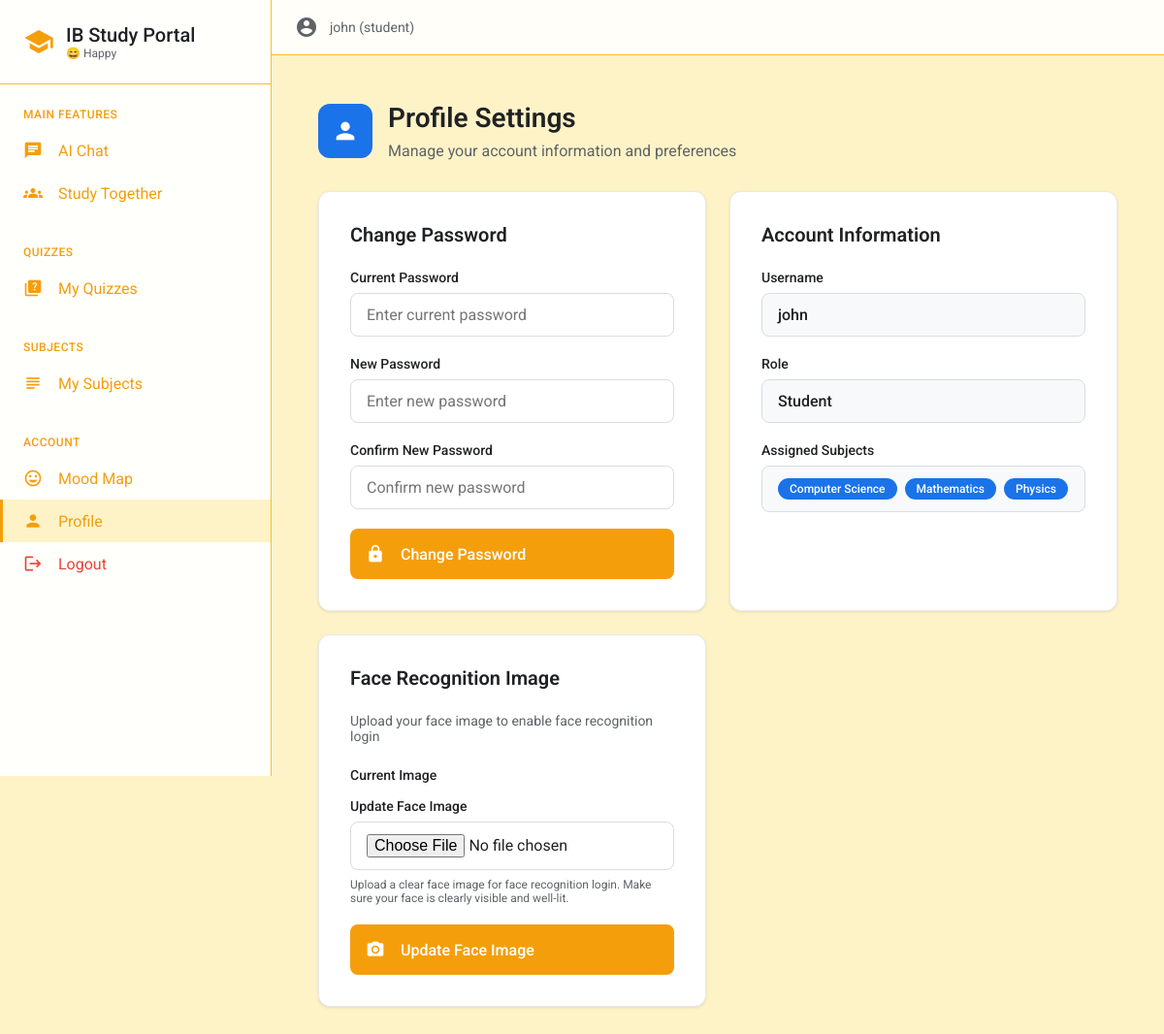
/profile (signed in), run on the app's committed database.
### tables this page shows
CREATE TABLE users (id INTEGER PRIMARY KEY AUTOINCREMENT,username TEXT UNIQUE NOT NULL,password_hash TEXT NOT NULL,role TEXT NOT NULL DEFAULT 'student',face_image TEXT, grade TEXT);

CREATE TABLE subjects (id INTEGER PRIMARY KEY AUTOINCREMENT,name TEXT UNIQUE NOT NULL);

### utils/auth.py (the view)
	def wrapper(*args,**kwargs):
		if 'user_id' not in session:
			flash('You need to login first','error')
			return redirect(url_for('login'))
		return f(*args,**kwargs)

### app.py (called while the page is built, shortened)
@app.template_filter('emoji')
def emoji_filter(mood):
    return mood_emoji(mood) if mood else '🙂'

@app.context_processor
def inject_mood_theme():
    mood = session.get('user_mood')
    if mood:
        theme = get_mood_theme(mood)
        return {'user_mood': mood, 'mood_theme': theme}
    return {'user_mood': None, 'mood_theme': None}

@app.route('/profile', methods=['GET', 'POST'])
@login_required
def profile():
    user=get_current_user()
    user_subjects=[] if user['role']=='admin' else get_user_subjects(user['id'])
    face_image_path = get_user_face_image(user['id'])
    user['face_image'] = face_image_path
    return render_template('profile.html',user=user,user_subjects=user_subjects)

### database/db.py (called while the page is built)
def get_db_connection():return sqlite3.connect(DATABASE)

def get_user_face_image(user_id):
	conn=get_db_connection()
	cursor=conn.cursor()
	cursor.execute('SELECT face_image FROM users WHERE id = ?',(user_id,))
	result=cursor.fetchone()
	conn.close()
	return result[0] if result and result[0] else None

def get_user_subjects(user_id):
	conn=get_db_connection()
	cursor=conn.cursor()
	cursor.execute('''SELECT s.id, s.name FROM subjects s JOIN user_subjects us ON s.id = us.subject_id WHERE us.user_id = ? ORDER BY s.name''',(user_id,))
	subjects=[{'id':row[0],'name':row[1]} for row in cursor.fetchall()]
	conn.close()
	return subjects

### utils/auth.py (called while the page is built)
def login_required(f):
	def wrapper(*args,**kwargs):
		if 'user_id' not in session:
			flash('You need to login first','error')
			return redirect(url_for('login'))
		return f(*args,**kwargs)
	wrapper.__name__=f.__name__
	return wrapper

def get_current_user():
	user_id,username,role=session.get('user_id'),session.get('username'),session.get('role')
	return {'id':user_id,'username':username,'role':role}

### utils/face_utils.py (called while the page is built)
def mood_emoji(mood):
    mood_map = {
        'angry': '😡',
        'sad': '😢',
        'happy': '😄',
        'surprise': '😲',
        'fear': '😱',
        'disgust': '🤢',
        'neutral': '😐'
    }
    return mood_map.get(mood, '🙂')

### templates/profile.html (shortened to what this page needs)
{% extends "base.html" %}
{% block content %}
<div style="max-width: 1000px; margin: 0 auto; padding: 24px;">
    <div style="display: flex; align-items: center; gap: 16px; margin-bottom: 32px;">
        <div style="width: 56px; height: 56px; background: #1a73e8; border-radius: 12px; display: flex; align-items: center; justify-content: center;">
            <span class="material-icons" style="font-size: 28px; color: white;">person</span>
        </div>
        <div>
            <h1 style="margin: 0 0 8px 0; font-size: 28px; font-weight: 600; color: #202124;">Profile Settings</h1>
            <p style="margin: 0; color: #5f6368; font-size: 16px;">Manage your account information and preferences</p>
        </div>
    </div>
    <div style="display: grid; grid-template-columns: repeat(auto-fit, minmax(400px, 1fr)); gap: 24px;">
        <div style="background: white; padding: 32px; border-radius: 12px; border: 1px solid #e8eaed; box-shadow: 0 1px 3px rgba(0,0,0,0.1);">
            <h2 style="margin: 0 0 24px 0; font-size: 20px; font-weight: 600; color: #202124;">Change Password</h2>
            <form method="POST" action="{{ url_for('change_password') }}" style="display: flex; flex-direction: column; gap: 20px;">
                <div>
                    <label style="display: block; font-weight: 500; margin-bottom: 8px; color: #202124; font-size: 14px;">Current Password</label>
                    <input type="password" name="current_password" required class="google-input" placeholder="Enter current password">
                </div>
                <div>
                    <label style="display: block; font-weight: 500; margin-bottom: 8px; color: #202124; font-size: 14px;">New Password</label>
                    <input type="password" name="new_password" required class="google-input" placeholder="Enter new password">
                </div>
                <div>
                    <label style="display: block; font-weight: 500; margin-bottom: 8px; color: #202124; font-size: 14px;">Confirm New Password</label>
                    <input type="password" name="confirm_password" required class="google-input" placeholder="Confirm new password">
                </div>
                <button type="submit" class="google-button" style="width: 100%; padding: 16px; font-size: 16px;">
                    <span class="material-icons" style="font-size: 20px; margin-right: 8px;">lock</span>
                    Change Password
                </button>
            </form>
        </div>
        <div style="background: white; padding: 32px; border-radius: 12px; border: 1px solid #e8eaed; box-shadow: 0 1px 3px rgba(0,0,0,0.1);">
            <h2 style="margin: 0 0 24px 0; font-size: 20px; font-weight: 600; color: #202124;">Account Information</h2>
            <div style="display: flex; flex-direction: column; gap: 20px;">
                <div>
                    <label style="display: block; font-weight: 500; margin-bottom: 8px; color: #202124; font-size: 14px;">Username</label>
                    <div style="padding: 12px 16px; background: #f8f9fa; border: 1px solid #dadce0; border-radius: 8px; color: #202124; font-weight: 500;">
                        {{ session.username }}
                    </div>
                </div>
                <div>
                    <label style="display: block; font-weight: 500; margin-bottom: 8px; color: #202124; font-size: 14px;">Role</label>
                    <div style="padding: 12px 16px; background: #f8f9fa; border: 1px solid #dadce0; border-radius: 8px; color: #202124; font-weight: 500;">
                        {{ session.role.title() }}
                    </div>
                </div>
                {% if session.role in ['student', 'teacher'] %}
                <div>
                    <label style="display: block; font-weight: 500; margin-bottom: 8px; color: #202124; font-size: 14px;">Assigned Subjects</label>
                    <div style="padding: 12px 16px; background: #f8f9fa; border: 1px solid #dadce0; border-radius: 8px; min-height: 48px;">
                        {% if user_subjects %}
                            <div style="display: flex; flex-wrap: wrap; gap: 8px;">
                                {% for subject in user_subjects %}
                                    <span style="background: #1a73e8; color: white; padding: 4px 12px; border-radius: 16px; font-size: 12px; font-weight: 500;">{{ subject.name }}</span>
                                {% endfor %}
                            </div>
                        {% else %}
                            <span style="color: #5f6368; font-size: 14px;">No subjects assigned</span>
                        {% endif %}
                    </div>
                </div>
                {% endif %}
            </div>
        </div>
        <div style="background: white; padding: 32px; border-radius: 12px; border: 1px solid #e8eaed; box-shadow: 0 1px 3px rgba(0,0,0,0.1);">
            <h2 style="margin: 0 0 24px 0; font-size: 20px; font-weight: 600; color: #202124;">Face Recognition Image</h2>
            <p style="margin: 0 0 24px 0; color: #5f6368; font-size: 14px;">Upload your face image to enable face recognition login</p>
            <form method="POST" action="{{ url_for('profile') }}" enctype="multipart/form-data" style="display: flex; flex-direction: column; gap: 20px;">
                <div>
                    {% if user.face_image %}
                    <div style="margin-bottom: 16px;">
                        <label style="display: block; font-weight: 500; margin-bottom: 8px; color: #202124; font-size: 14px;">Current Image</label>
                        {% set image_path = user.face_image.replace('user_images/', '').replace('user_images\\', '') %}
                    </div>
                    {% endif %}
                    <label style="display: block; font-weight: 500; margin-bottom: 8px; color: #202124; font-size: 14px;">
                        {% if user.face_image %}Update Face Image{% else %}Upload Face Image{% endif %}
                    </label>
                    <input type="file" name="face_image" accept="image/*" {% if not user.face_image %}required{% endif %} class="google-input" style="padding: 12px 16px;">
                    <p style="margin: 8px 0 0 0; color: #5f6368; font-size: 12px;">Upload a clear face image for face recognition login. Make sure your face is clearly visible and well-lit.</p>
                </div>
                <button type="submit" class="google-button" style="width: 100%; padding: 16px; font-size: 16px;">
                    <span class="material-icons" style="font-size: 20px; margin-right: 8px;">photo_camera</span>
                    {% if user.face_image %}Update Face Image{% else %}Upload Face Image{% endif %}
                </button>
            </form>
        </div>
    </div>
</div>
{% endblock %}

### templates/base.html (shortened to what this page needs)
<!DOCTYPE html>
<html lang="en">
<head>
</head>
<body>
    <div class="app-layout">
        <nav class="sidebar" id="sidebar">
            <div class="sidebar-header">
                <span class="material-icons" style="color: {% if mood_theme %}{{ mood_theme.primary }}{% else %}#1a73e8{% endif %}; font-size: 32px; transition: color 0.5s ease;">school</span>
                <div>
                    <h1 style="margin: 0; font-size: 20px; font-weight: 500; color: #202124;">IB Study Portal</h1>
                    <p style="margin: 0; font-size: 12px; color: #5f6368;">
                        {% if user_mood %}{{ user_mood|emoji }} {{ user_mood|title }}{% else %}Educational Platform{% endif %}
                    </p>
                </div>
            </div>
            <div class="sidebar-nav">
                {% if session.user_id %}
                    {% if session.role != 'admin' %}
                    <div class="nav-section">
                        <div class="nav-section-title">Main Features</div>
                        <a href="{{ url_for('chat') }}" class="nav-item">
                            <span class="material-icons nav-item-icon">chat</span>
                            AI Chat
                        </a>
                        <a href="{{ url_for('study_together') }}" class="nav-item">
                            <span class="material-icons nav-item-icon">groups</span>
                            Study Together
                        </a>
                    </div>
                    {% endif %}
                    <div class="nav-section">
                        <div class="nav-section-title">Quizzes</div>
                        {% if session.role == 'student' %}
                        <a href="{{ url_for('student_quizzes') }}" class="nav-item">
                            <span class="material-icons nav-item-icon">quiz</span>
                            My Quizzes
                        </a>
                        {% endif %}
                    </div>
                    {% if session.role in ['student', 'teacher'] %}
                    <div class="nav-section">
                        <div class="nav-section-title">Subjects</div>
                        <a href="{{ url_for('subjects') }}" class="nav-item">
                            <span class="material-icons nav-item-icon">subject</span>
                            My Subjects
                        </a>
                    </div>
                    {% endif %}
                    <div class="nav-section">
                        <div class="nav-section-title">Account</div>
                        <a href="{{ url_for('mood_map') }}" class="nav-item">
                            <span class="material-icons nav-item-icon">mood</span>
                            Mood Map
                        </a>
                        <a href="{{ url_for('profile') }}" class="nav-item">
                            <span class="material-icons nav-item-icon">person</span>
                            Profile
                        </a>
                        <a href="{{ url_for('logout') }}" class="nav-item" style="color: #ea4335;">
                            <span class="material-icons nav-item-icon">logout</span>
                            Logout
                        </a>
                    </div>
                {% endif %}
            </div>
        </nav>
        <main class="main-content">
            <div class="content-header">
                {% if session.user_id %}
                <div style="display: flex; align-items: center; gap: 12px;">
                    <span class="material-icons" style="color: #5f6368;">account_circle</span>
                    <span style="color: #5f6368; font-size: 14px;">{{ session.username }} ({{ session.role }})</span>
                </div>
                {% endif %}
            </div>
            <div class="content-body">
                {% block content %}{% endblock %}
            </div>
        </main>
    </div>
</body>
</html>

### data on the page
users: username "john", role "student", role "Student"
subjects: name "Computer Science"
subjects: name "Mathematics"
subjects: name "Physics"

### other printed values
{{ user_mood|emoji }} "😄"
{{ user_mood|title }} "Happy"
